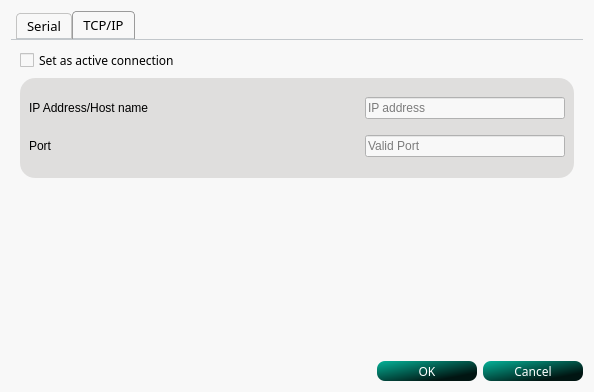
<?xml version="1.0" encoding="UTF-8"?>
<ui version="4.0">
 <class>Config</class>
 <widget class="QDialog" name="Config">
  <property name="geometry">
   <rect>
    <x>0</x>
    <y>0</y>
    <width>594</width>
    <height>385</height>
   </rect>
  </property>
  <property name="windowTitle">
   <string>Dialog</string>
  </property>
  <property name="styleSheet">
   <string notr="true">background-color: rgb(248, 248, 248);</string>
  </property>
  <layout class="QVBoxLayout" name="verticalLayout">
   <item>
    <widget class="QTabWidget" name="tabWidget">
     <property name="font">
      <font>
       <family>Ubuntu Light</family>
       <pointsize>10</pointsize>
      </font>
     </property>
     <property name="styleSheet">
      <string notr="true">QTabWidget::pane { /* The tab widget frame */
    border-top: 1px solid #C2C7CB;
}

QTabWidget::tab-bar {
    left: 5px; /* move to the right by 5px */
}

/* Style the tab using the tab sub-control. Note that
    it reads QTabBar _not_ QTabWidget */
QTabBar::tab {
    background: qlineargradient(x1: 0, y1: 0, x2: 0, y2: 1,
                                stop: 0 #E1E1E1, stop: 0.4 #DDDDDD,
                                stop: 0.5 #D8D8D8, stop: 1.0 #D3D3D3);
    border: 1px solid #C4C4C3;
    border-bottom-color: #C2C7CB; /* same as the pane color */
    border-top-left-radius: 4px;
    border-top-right-radius: 4px;
    min-width: 8ex;
    padding: 3px 10px;
	color: black;
}

QTabBar::tab:selected, QTabBar::tab:hover {
    background: qlineargradient(x1: 0, y1: 0, x2: 0, y2: 1,
                                stop: 0 #fafafa, stop: 0.4 #f4f4f4,
                                stop: 0.5 #e7e7e7, stop: 1.0 #fafafa);
}

QTabBar::tab:selected {
    border-color: #9B9B9B;
    border-bottom-color: #C2C7CB; /* same as pane color */
}

QTabBar::tab:!selected {
    margin-top: 2px; /* make non-selected tabs look smaller */
}</string>
     </property>
     <property name="currentIndex">
      <number>1</number>
     </property>
     <widget class="QWidget" name="serialtab">
      <attribute name="title">
       <string>Serial</string>
      </attribute>
      <layout class="QVBoxLayout" name="verticalLayout_3">
       <item>
        <widget class="QCheckBox" name="setSerialActive">
         <property name="font">
          <font>
           <family>Ubuntu Light</family>
          </font>
         </property>
         <property name="text">
          <string>Set as active connection</string>
         </property>
         <property name="checked">
          <bool>true</bool>
         </property>
        </widget>
       </item>
       <item>
        <widget class="QFrame" name="frame">
         <property name="minimumSize">
          <size>
           <width>0</width>
           <height>265</height>
          </size>
         </property>
         <property name="font">
          <font>
           <family>Ubuntu Light</family>
           <pointsize>10</pointsize>
           <italic>false</italic>
           <bold>false</bold>
          </font>
         </property>
         <property name="styleSheet">
          <string notr="true">QFrame{
	background-color: rgb(223, 222, 221);
	border-radius:15px;
	color: rgb(0, 0, 0);
	
	font: 300 10pt &quot;Ubuntu Light&quot;;
}</string>
         </property>
         <property name="frameShape">
          <enum>QFrame::StyledPanel</enum>
         </property>
         <property name="frameShadow">
          <enum>QFrame::Raised</enum>
         </property>
         <layout class="QVBoxLayout" name="verticalLayout_2">
          <item>
           <layout class="QHBoxLayout" name="horizontalLayout">
            <item>
             <widget class="QLabel" name="label">
              <property name="text">
               <string>Port</string>
              </property>
             </widget>
            </item>
            <item>
             <widget class="QComboBox" name="portCombo">
              <property name="styleSheet">
               <string notr="true">font: 300 9pt &quot;Ubuntu Light&quot;;</string>
              </property>
              <property name="editable">
               <bool>false</bool>
              </property>
             </widget>
            </item>
           </layout>
          </item>
          <item>
           <layout class="QHBoxLayout" name="horizontalLayout_2">
            <item>
             <widget class="QLabel" name="label_2">
              <property name="text">
               <string>Baud Rate</string>
              </property>
             </widget>
            </item>
            <item>
             <widget class="QComboBox" name="baudrateCombo">
              <property name="styleSheet">
               <string notr="true">font: 300 9pt &quot;Ubuntu Light&quot;;</string>
              </property>
              <item>
               <property name="text">
                <string>9600</string>
               </property>
              </item>
              <item>
               <property name="text">
                <string>19200</string>
               </property>
              </item>
              <item>
               <property name="text">
                <string>38400</string>
               </property>
              </item>
              <item>
               <property name="text">
                <string>115200</string>
               </property>
              </item>
              <item>
               <property name="text">
                <string/>
               </property>
              </item>
             </widget>
            </item>
           </layout>
          </item>
          <item>
           <layout class="QHBoxLayout" name="horizontalLayout_3">
            <item>
             <widget class="QLabel" name="label_3">
              <property name="text">
               <string>Data Bits</string>
              </property>
             </widget>
            </item>
            <item>
             <widget class="QComboBox" name="databitsCombo">
              <property name="styleSheet">
               <string notr="true">font: 300 9pt &quot;Ubuntu Light&quot;;</string>
              </property>
              <item>
               <property name="text">
                <string>7</string>
               </property>
              </item>
              <item>
               <property name="text">
                <string>8</string>
               </property>
              </item>
             </widget>
            </item>
           </layout>
          </item>
          <item>
           <layout class="QHBoxLayout" name="horizontalLayout_4">
            <item>
             <widget class="QLabel" name="label_4">
              <property name="text">
               <string>Stop Bits</string>
              </property>
             </widget>
            </item>
            <item>
             <widget class="QComboBox" name="stopbitsCombo">
              <property name="styleSheet">
               <string notr="true">font: 300 9pt &quot;Ubuntu Light&quot;;</string>
              </property>
              <item>
               <property name="text">
                <string>1</string>
               </property>
              </item>
              <item>
               <property name="text">
                <string>2</string>
               </property>
              </item>
             </widget>
            </item>
           </layout>
          </item>
          <item>
           <layout class="QHBoxLayout" name="horizontalLayout_5">
            <item>
             <widget class="QLabel" name="label_5">
              <property name="text">
               <string>Parity</string>
              </property>
             </widget>
            </item>
            <item>
             <widget class="QComboBox" name="parityCombo">
              <property name="styleSheet">
               <string notr="true">font: 300 9pt &quot;Ubuntu Light&quot;;</string>
              </property>
              <item>
               <property name="text">
                <string>None</string>
               </property>
              </item>
             </widget>
            </item>
           </layout>
          </item>
          <item>
           <layout class="QHBoxLayout" name="horizontalLayout_6">
            <item>
             <widget class="QLabel" name="label_6">
              <property name="text">
               <string>Flow Control</string>
              </property>
             </widget>
            </item>
            <item>
             <widget class="QComboBox" name="flowcontrolCombo">
              <property name="styleSheet">
               <string notr="true">font: 300 9pt &quot;Ubuntu Light&quot;;</string>
              </property>
              <item>
               <property name="text">
                <string>No Flow Control</string>
               </property>
              </item>
             </widget>
            </item>
           </layout>
          </item>
          <item>
           <layout class="QHBoxLayout" name="horizontalLayout_7">
            <item>
             <widget class="QLabel" name="label_7">
              <property name="text">
               <string>Mode</string>
              </property>
             </widget>
            </item>
            <item>
             <widget class="QComboBox" name="modeCombo">
              <property name="styleSheet">
               <string notr="true">font: 300 9pt &quot;Ubuntu Light&quot;;</string>
              </property>
              <item>
               <property name="text">
                <string>Anomaly Detection</string>
               </property>
              </item>
              <item>
               <property name="text">
                <string>n-Classification</string>
               </property>
              </item>
             </widget>
            </item>
           </layout>
          </item>
         </layout>
        </widget>
       </item>
      </layout>
     </widget>
     <widget class="QWidget" name="tcptab">
      <attribute name="title">
       <string>TCP/IP</string>
      </attribute>
      <layout class="QVBoxLayout" name="verticalLayout_5">
       <item>
        <widget class="QCheckBox" name="setTCPActive">
         <property name="font">
          <font>
           <family>Ubuntu Light</family>
          </font>
         </property>
         <property name="text">
          <string>Set as active connection</string>
         </property>
        </widget>
       </item>
       <item>
        <widget class="QFrame" name="frame_2">
         <property name="minimumSize">
          <size>
           <width>0</width>
           <height>100</height>
          </size>
         </property>
         <property name="font">
          <font>
           <family>Ubuntu Light</family>
           <pointsize>10</pointsize>
           <italic>false</italic>
           <bold>false</bold>
          </font>
         </property>
         <property name="styleSheet">
          <string notr="true">QFrame{
	background-color: rgb(223, 222, 221);
	border-radius:15px;
	color: rgb(0, 0, 0);
	
	font: 300 10pt &quot;Ubuntu Light&quot;;
}</string>
         </property>
         <property name="frameShape">
          <enum>QFrame::StyledPanel</enum>
         </property>
         <property name="frameShadow">
          <enum>QFrame::Raised</enum>
         </property>
         <layout class="QVBoxLayout" name="verticalLayout_4">
          <item>
           <layout class="QHBoxLayout" name="horizontalLayout_9">
            <item>
             <widget class="QLabel" name="label_8">
              <property name="text">
               <string>IP Address/Host name</string>
              </property>
             </widget>
            </item>
            <item>
             <widget class="QLineEdit" name="ipaddr">
              <property name="maximumSize">
               <size>
                <width>200</width>
                <height>16777215</height>
               </size>
              </property>
              <property name="placeholderText">
               <string>IP address</string>
              </property>
             </widget>
            </item>
           </layout>
          </item>
          <item>
           <layout class="QHBoxLayout" name="horizontalLayout_10">
            <item>
             <widget class="QLabel" name="label_9">
              <property name="text">
               <string>Port</string>
              </property>
             </widget>
            </item>
            <item>
             <widget class="QLineEdit" name="tcp_port">
              <property name="maximumSize">
               <size>
                <width>200</width>
                <height>16777215</height>
               </size>
              </property>
              <property name="maxLength">
               <number>6</number>
              </property>
              <property name="placeholderText">
               <string>Valid Port </string>
              </property>
             </widget>
            </item>
           </layout>
          </item>
         </layout>
        </widget>
       </item>
       <item>
        <spacer name="verticalSpacer_2">
         <property name="orientation">
          <enum>Qt::Vertical</enum>
         </property>
         <property name="sizeHint" stdset="0">
          <size>
           <width>20</width>
           <height>77</height>
          </size>
         </property>
        </spacer>
       </item>
      </layout>
     </widget>
    </widget>
   </item>
   <item>
    <layout class="QHBoxLayout" name="horizontalLayout_8">
     <item>
      <spacer name="horizontalSpacer">
       <property name="orientation">
        <enum>Qt::Horizontal</enum>
       </property>
       <property name="sizeHint" stdset="0">
        <size>
         <width>168</width>
         <height>20</height>
        </size>
       </property>
      </spacer>
     </item>
     <item>
      <widget class="QPushButton" name="okBtn">
       <property name="minimumSize">
        <size>
         <width>100</width>
         <height>20</height>
        </size>
       </property>
       <property name="font">
        <font>
         <family>Ubuntu Light</family>
        </font>
       </property>
       <property name="styleSheet">
        <string notr="true">background-color: qlineargradient(spread:pad, x1:0.042, y1:0.0397727, x2:0.949, y2:0.971591, stop:0 rgba(4, 170, 145, 255), stop:0.812207 rgba(1, 21, 18, 255));
color: rgb(255, 255, 255);
border-radius: 8px;s</string>
       </property>
       <property name="text">
        <string>OK</string>
       </property>
      </widget>
     </item>
     <item>
      <widget class="QPushButton" name="cancelBtn">
       <property name="minimumSize">
        <size>
         <width>100</width>
         <height>20</height>
        </size>
       </property>
       <property name="font">
        <font>
         <family>Ubuntu Light</family>
        </font>
       </property>
       <property name="styleSheet">
        <string notr="true">background-color: qlineargradient(spread:pad, x1:0.042, y1:0.0397727, x2:0.949, y2:0.971591, stop:0 rgba(4, 170, 145, 255), stop:0.812207 rgba(1, 21, 18, 255));
color: rgb(255, 255, 255);
border-radius: 8px;s</string>
       </property>
       <property name="text">
        <string>Cancel</string>
       </property>
      </widget>
     </item>
    </layout>
   </item>
  </layout>
 </widget>
 <resources/>
 <connections/>
</ui>
